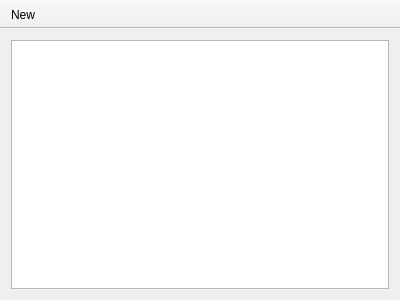
<?xml version="1.0" encoding="UTF-8"?>
<ui version="4.0">
 <class>MainWindow</class>
 <widget class="QMainWindow" name="MainWindow">
  <property name="geometry">
   <rect>
    <x>0</x>
    <y>0</y>
    <width>400</width>
    <height>300</height>
   </rect>
  </property>
  <property name="windowTitle">
   <string>MainWindow</string>
  </property>
  <widget class="QWidget" name="centralWidget">
   <layout class="QVBoxLayout" name="verticalLayout">
    <item>
     <widget class="QGraphicsView" name="paintWindow"/>
    </item>
   </layout>
  </widget>
  <widget class="QToolBar" name="mainToolBar">
   <property name="movable">
    <bool>false</bool>
   </property>
   <attribute name="toolBarArea">
    <enum>TopToolBarArea</enum>
   </attribute>
   <attribute name="toolBarBreak">
    <bool>true</bool>
   </attribute>
   <addaction name="actionNew"/>
  </widget>
  <action name="actionNew">
   <property name="text">
    <string>New</string>
   </property>
   <property name="toolTip">
    <string>Create a new poster</string>
   </property>
   <property name="shortcut">
    <string>Ctrl+N</string>
   </property>
  </action>
 </widget>
 <layoutdefault spacing="6" margin="11"/>
 <resources/>
 <connections/>
</ui>
